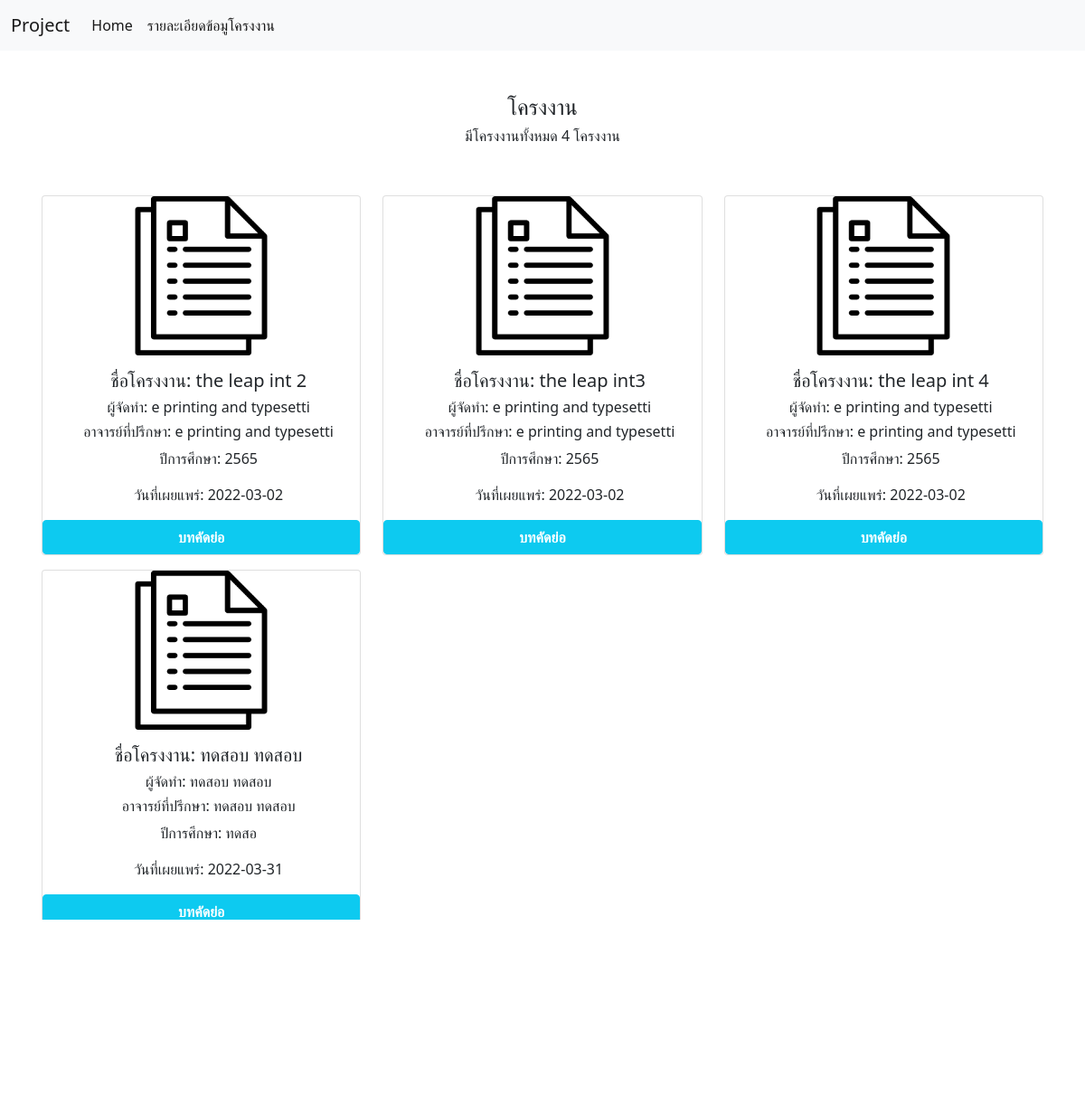
The page / on the database its author committed.
### tables this page shows
CREATE TABLE `tb_project` (
  `id` int(10) NOT NULL COMMENT 'id ',
  `title` varchar(100) NOT NULL COMMENT 'ชื่อโครงงาน',
  `name` varchar(100) NOT NULL COMMENT 'ผู้จัดทำ',
  `advisor` varchar(100) NOT NULL COMMENT 'ที่ปรึกษา',
  `year` varchar(4) NOT NULL COMMENT 'ปีการศึกษา',
  `detail` varchar(500) NOT NULL COMMENT 'บทคัดย่อ',
  `date` date NOT NULL
);

### index.php (called while the page is built)
<?php
	require('./header.php');
	require('./main.php');
	require('./footer.php');

### main.php (the view, shortened to what this page needs)
<?php
require('./config/connect.php');
$sql = "select * from tb_project";
$result = mysqli_query($conn, $sql);
?>
<div class="row py-5 g-3">
	<section class="col-12 pb-3 text-center">
		<h4>โครงงาน</h4>
		<h6>มีโครงงานทั้งหมด <?php echo mysqli_num_rows($result) ?> โครงงาน</h6>
		<?php if (mysqli_num_rows($result) > 0) : ?>
			<body>
				<div class="py-5">
					<div class="container">
						<div class="row hidden-md-up">
							<?php while ($row = mysqli_fetch_assoc($result)) : ?>
								<div class="col-md-4 mb-3">
									<div class="card">
										<div class="card-block">
											<img src="./assets/images/document.png" class="card-img-top" alt="document" style="width: 50%">
											<h5 class="card-title mt-3 ms-3"> ชื่อโครงงาน: <?php echo $row['title'] ?> </h5>
											<h6 class="ms-3 mt-2 card-subtitle text">ผู้จัดทำ: <?php echo $row['name'] ?> </h6>
											<h6 class="ms-3 mt-2 card-subtitle text">อาจารย์ที่ปรึกษา: <?php echo $row['advisor'] ?> </h6>
											<p class="ms-3 mt-2 card-text p-y-1">ปีการศึกษา: <?php echo $row['year'] ?></p>
											<p class="ms-3 mt-2 card-text p-y-1">วันที่เผยแพร่: <?php echo $row['date'] ?></p>
											<div class="d-grid mt-2">
												<button type="button" class="text-white btn btn-info fw-bold" data-bs-toggle="modal" data-bs-target="#my-modal<?php echo $row['id'] ?>">
													บทคัดย่อ
												</button>
											</div>
										</div>
									</div>
								</div>
								<br />
							<?php endwhile; ?>
						</div>
					</div>
				</div>
			</body>
		<?php endif; ?>
</div>

### header.php (shortened to what this page needs)
<head>
	<link href="https://cdn.jsdelivr.net/npm/bootstrap@5.0.2/dist/css/bootstrap.min.css" rel="stylesheet">
</head>
<nav class="navbar navbar-expand-lg navbar-light bg-light">
	<div class="container-fluid">
		<a class="navbar-brand" href="/index.php">Project </a>
		<div class="collapse navbar-collapse" id="navbarScroll">
			<ul class="navbar-nav me-auto my-2 my-lg-0 navbar-nav-scroll" style="--bs-scroll-height: 100px;">
				<li class="nav-item">
					<a class="nav-link active" aria-current="page" href="/">Home</a>
				</li>
				<li class="nav-item">
					<a class="nav-link active" aria-current="page" href="./project-table.php">รายละเอียดข้อมูโครงงาน</a>
				</li>
			</ul>
		</div>
	</div>
</nav>

### footer.php
<footer class="footer mt-auto py-3 bg-light">
  <div class="container">
    <span class="text-muted"> Copyright © 2022 All Rights Reserved by <a href="https://github.com/lacakp" style="text-decoration: none;">lacakp</a> </span>
  </div>
</footer>

### rows shown on the page
tb_project: title "the leap int 2", name "e printing and typesetti", advisor "e printing and typesetti", year "2565", date "2022-03-02"
tb_project: title "the leap int3", name "e printing and typesetti", advisor "e printing and typesetti", year "2565", date "2022-03-02"
tb_project: title "the leap int 4", name "e printing and typesetti", advisor "e printing and typesetti", year "2565", date "2022-03-02"
tb_project: title "ทดสอบ ทดสอบ", name "ทดสอบ ทดสอบ", advisor "ทดสอบ ทดสอบ", year "ทดสอ", date "2022-03-31"

### other values the page prints
mysqli_num_rows($result) "4"
